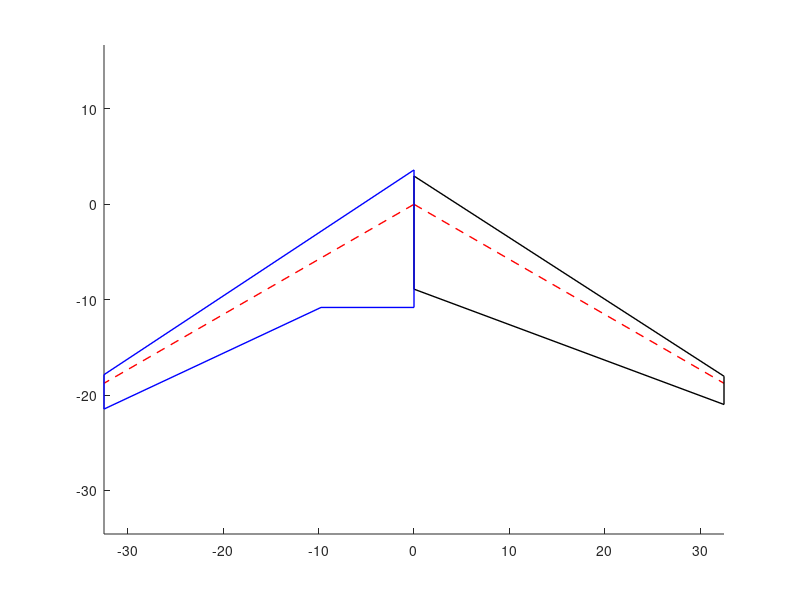

This chart was generated by the following MATLAB code:
area = 481.77; % m^2
wing_span = 65; % m
taper_ratio = 0.25;
quarter_chord_sweep = 30; % degrees
trailing_edge_kink = 0.3; % fraction of wing span

% simple design
total_chord = 1 + 1 / taper_ratio;
tip_chord = 2 * area / (wing_span * total_chord);
root_chord = tip_chord / taper_ratio;
qcy = -wing_span / 2 * tand(quarter_chord_sweep);
le_tip = qcy + tip_chord / 4;
te_tip = qcy - 3 * tip_chord / 4;
le_root = root_chord / 4;
te_root = -3 * root_chord / 4;
% draw the wing
figure
clf
hold on
plot([0, wing_span / 2], [0, qcy], 'r--', 'LineWidth', 1)
plot([0, wing_span / 2], [le_root, le_tip], 'k-', 'LineWidth', 1)
plot([0, wing_span / 2], [te_root, te_tip], 'k-', 'LineWidth', 1)
plot([0, 0], [le_root, te_root], 'k-', 'LineWidth', 1)
plot([wing_span / 2, wing_span / 2], [le_tip, te_tip], 'k-', 'LineWidth', 1)

% wing with trailing edge kink
kink_span = wing_span / 2 * trailing_edge_kink;
% recalculate the wing iteratively
A_tot = 0; % initialize the total area to a value larger than the target area
tip_chord2 = tip_chord;
root_chord2 = root_chord;
while A_tot < area/2
    A_le = wing_span / 16 * (tip_chord2 + root_chord2);
    A_inner = kink_span / 2 * (3/2 * root_chord2 - kink_span * tand(quarter_chord_sweep));
    A_outer = (wing_span / 2 - kink_span)/2 * (3/4 * root_chord2 - kink_span * tand(quarter_chord_sweep) + 3/4 * tip_chord2);
    A_tot = A_le + A_inner + A_outer;
    root_chord2 = root_chord2 + 1e-3;
    tip_chord2 = root_chord2 * taper_ratio;
end
qcy = -wing_span / 2 * tand(quarter_chord_sweep);
le_tip = qcy + tip_chord2 / 4;
te_tip = qcy - 3 * tip_chord2 / 4;
le_root = root_chord2 / 4;
te_root = -3 * root_chord2 / 4;
% draw the wing
hold on
plot([0, -wing_span / 2], [0, qcy], 'r--', 'LineWidth', 1)
plot([0, -wing_span / 2], [le_root, le_tip], 'b-', 'LineWidth', 1)
plot([0, -kink_span], [te_root, te_root], 'b-', 'LineWidth', 1)
plot([-kink_span, -wing_span / 2], [te_root, te_tip], 'b-', 'LineWidth', 1)
plot([0, 0], [le_root, te_root], 'b-', 'LineWidth', 1)
plot([-wing_span / 2, -wing_span / 2], [le_tip, te_tip], 'b-', 'LineWidth', 1)
axis equal
